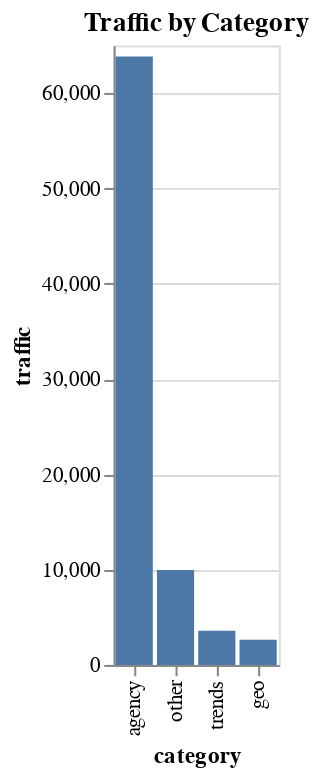

This figure's Vega-Lite source:
### Vega-Lite specification from a JSON file in a GitHub repository (floating-point values rounded to 4 significant figures)
{"$schema": "https://vega.github.io/schema/vega-lite/v5.json", "description": "Traffic by Category", "data": {"values": [{"category": "agency", "traffic": 63850.0}, {"category": "other", "traffic": 9958.0}, {"category": "trends", "traffic": 3583.0}, {"category": "geo", "traffic": 2641.0}]}, "mark": {"type": "bar", "tooltip": true}, "encoding": {"x": {"field": "category", "type": "nominal", "sort": null}, "y": {"field": "traffic", "type": "quantitative"}}, "title": "Traffic by Category"}
